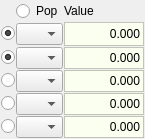
                  <widget class="QWidget" name="MonLinesGrid">
                   <property name="geometry">
                    <rect>
                     <x>0</x>
                     <y>0</y>
                     <width>141</width>
                     <height>137</height>
                    </rect>
                   </property>
                   <layout class="QGridLayout" name="gridLayout_69">
                    <property name="leftMargin">
                     <number>1</number>
                    </property>
                    <property name="topMargin">
                     <number>1</number>
                    </property>
                    <property name="rightMargin">
                     <number>1</number>
                    </property>
                    <property name="bottomMargin">
                     <number>1</number>
                    </property>
                    <property name="spacing">
                     <number>1</number>
                    </property>
                    <item row="5" column="0">
                     <widget class="QRadioButton" name="MonSel4">
                      <property name="text">
                       <string/>
                      </property>
                      <property name="autoExclusive">
                       <bool>false</bool>
                      </property>
                     </widget>
                    </item>
                    <item row="5" column="1">
                     <widget class="QComboBox" name="MonDev4">
                      <property name="styleSheet">
                       <string notr="true">background-color: rgb(235, 235, 235);</string>
                      </property>
                      <property name="sizeAdjustPolicy">
                       <enum>QComboBox::AdjustToMinimumContentsLength</enum>
                      </property>
                     </widget>
                    </item>
                    <item row="5" column="2">
                     <widget class="QLabel" name="MonV4">
                      <property name="styleSheet">
                       <string notr="true">background-color: rgb(250, 255, 240);</string>
                      </property>
                      <property name="frameShape">
                       <enum>QFrame::StyledPanel</enum>
                      </property>
                      <property name="text">
                       <string>0.000</string>
                      </property>
                      <property name="alignment">
                       <set>Qt::AlignRight|Qt::AlignTrailing|Qt::AlignVCenter</set>
                      </property>
                     </widget>
                    </item>
                    <item row="1" column="0">
                     <widget class="QRadioButton" name="MonSel0">
                      <property name="text">
                       <string/>
                      </property>
                      <property name="checked">
                       <bool>true</bool>
                      </property>
                      <property name="autoExclusive">
                       <bool>false</bool>
                      </property>
                     </widget>
                    </item>
                    <item row="1" column="1">
                     <widget class="QComboBox" name="MonDev0">
                      <property name="styleSheet">
                       <string notr="true">background-color: rgb(235, 235, 235);</string>
                      </property>
                      <property name="sizeAdjustPolicy">
                       <enum>QComboBox::AdjustToMinimumContentsLength</enum>
                      </property>
                     </widget>
                    </item>
                    <item row="1" column="2">
                     <widget class="QLabel" name="MonV0">
                      <property name="minimumSize">
                       <size>
                        <width>0</width>
                        <height>24</height>
                       </size>
                      </property>
                      <property name="styleSheet">
                       <string notr="true">background-color: rgb(250, 255, 240);</string>
                      </property>
                      <property name="frameShape">
                       <enum>QFrame::StyledPanel</enum>
                      </property>
                      <property name="frameShadow">
                       <enum>QFrame::Raised</enum>
                      </property>
                      <property name="text">
                       <string>0.000</string>
                      </property>
                      <property name="alignment">
                       <set>Qt::AlignRight|Qt::AlignTrailing|Qt::AlignVCenter</set>
                      </property>
                     </widget>
                    </item>
                    <item row="2" column="0">
                     <widget class="QRadioButton" name="MonSel1">
                      <property name="text">
                       <string/>
                      </property>
                      <property name="checked">
                       <bool>true</bool>
                      </property>
                      <property name="autoExclusive">
                       <bool>false</bool>
                      </property>
                     </widget>
                    </item>
                    <item row="2" column="1">
                     <widget class="QComboBox" name="MonDev1">
                      <property name="sizePolicy">
                       <sizepolicy hsizetype="Expanding" vsizetype="Fixed">
                        <horstretch>0</horstretch>
                        <verstretch>0</verstretch>
                       </sizepolicy>
                      </property>
                      <property name="styleSheet">
                       <string notr="true">background-color: rgb(235, 235, 235);</string>
                      </property>
                      <property name="sizeAdjustPolicy">
                       <enum>QComboBox::AdjustToMinimumContentsLength</enum>
                      </property>
                     </widget>
                    </item>
                    <item row="2" column="2">
                     <widget class="QLabel" name="MonV1">
                      <property name="minimumSize">
                       <size>
                        <width>80</width>
                        <height>0</height>
                       </size>
                      </property>
                      <property name="styleSheet">
                       <string notr="true">background-color: rgb(250, 255, 240);</string>
                      </property>
                      <property name="frameShape">
                       <enum>QFrame::StyledPanel</enum>
                      </property>
                      <property name="frameShadow">
                       <enum>QFrame::Raised</enum>
                      </property>
                      <property name="text">
                       <string>0.000</string>
                      </property>
                      <property name="alignment">
                       <set>Qt::AlignRight|Qt::AlignTrailing|Qt::AlignVCenter</set>
                      </property>
                     </widget>
                    </item>
                    <item row="3" column="0">
                     <widget class="QRadioButton" name="MonSel2">
                      <property name="text">
                       <string/>
                      </property>
                      <property name="autoExclusive">
                       <bool>false</bool>
                      </property>
                     </widget>
                    </item>
                    <item row="3" column="1">
                     <widget class="QComboBox" name="MonDev2">
                      <property name="styleSheet">
                       <string notr="true">background-color: rgb(235, 235, 235);</string>
                      </property>
                      <property name="sizeAdjustPolicy">
                       <enum>QComboBox::AdjustToMinimumContentsLength</enum>
                      </property>
                     </widget>
                    </item>
                    <item row="3" column="2">
                     <widget class="QLabel" name="MonV2">
                      <property name="styleSheet">
                       <string notr="true">background-color: rgb(250, 255, 240);</string>
                      </property>
                      <property name="frameShape">
                       <enum>QFrame::StyledPanel</enum>
                      </property>
                      <property name="text">
                       <string>0.000</string>
                      </property>
                      <property name="alignment">
                       <set>Qt::AlignRight|Qt::AlignTrailing|Qt::AlignVCenter</set>
                      </property>
                     </widget>
                    </item>
                    <item row="4" column="0">
                     <widget class="QRadioButton" name="MonSel3">
                      <property name="text">
                       <string/>
                      </property>
                      <property name="autoExclusive">
                       <bool>false</bool>
                      </property>
                     </widget>
                    </item>
                    <item row="4" column="1">
                     <widget class="QComboBox" name="MonDev3">
                      <property name="styleSheet">
                       <string notr="true">background-color: rgb(235, 235, 235);</string>
                      </property>
                      <property name="sizeAdjustPolicy">
                       <enum>QComboBox::AdjustToMinimumContentsLength</enum>
                      </property>
                     </widget>
                    </item>
                    <item row="4" column="2">
                     <widget class="QLabel" name="MonV3">
                      <property name="styleSheet">
                       <string notr="true">background-color: rgb(250, 255, 240);</string>
                      </property>
                      <property name="frameShape">
                       <enum>QFrame::StyledPanel</enum>
                      </property>
                      <property name="text">
                       <string>0.000</string>
                      </property>
                      <property name="alignment">
                       <set>Qt::AlignRight|Qt::AlignTrailing|Qt::AlignVCenter</set>
                      </property>
                     </widget>
                    </item>
                    <item row="0" column="2">
                     <widget class="QLabel" name="label_50">
                      <property name="maximumSize">
                       <size>
                        <width>16777215</width>
                        <height>16</height>
                       </size>
                      </property>
                      <property name="text">
                       <string>Value</string>
                      </property>
                     </widget>
                    </item>
                    <item row="0" column="1">
                     <widget class="QRadioButton" name="MonLinesPop">
                      <property name="text">
                       <string>Pop</string>
                      </property>
                      <property name="autoExclusive">
                       <bool>false</bool>
                      </property>
                     </widget>
                    </item>
                   </layout>
                  </widget>
